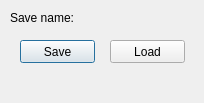
<?xml version="1.0" encoding="UTF-8"?>
<ui version="4.0">
 <class>SaveDialog</class>
 <widget class="QDialog" name="SaveDialog">
  <property name="geometry">
   <rect>
    <x>0</x>
    <y>0</y>
    <width>204</width>
    <height>103</height>
   </rect>
  </property>
  <property name="windowTitle">
   <string>Dialog</string>
  </property>
  <widget class="QPushButton" name="pushButton">
   <property name="geometry">
    <rect>
     <x>20</x>
     <y>40</y>
     <width>75</width>
     <height>23</height>
    </rect>
   </property>
   <property name="text">
    <string>Save</string>
   </property>
  </widget>
  <widget class="QPushButton" name="pushButton_2">
   <property name="geometry">
    <rect>
     <x>110</x>
     <y>40</y>
     <width>75</width>
     <height>23</height>
    </rect>
   </property>
   <property name="text">
    <string>Load</string>
   </property>
  </widget>
  <widget class="QLabel" name="label">
   <property name="geometry">
    <rect>
     <x>10</x>
     <y>10</y>
     <width>71</width>
     <height>16</height>
    </rect>
   </property>
   <property name="text">
    <string>Save name:</string>
   </property>
  </widget>
 </widget>
 <resources/>
 <connections/>
</ui>
